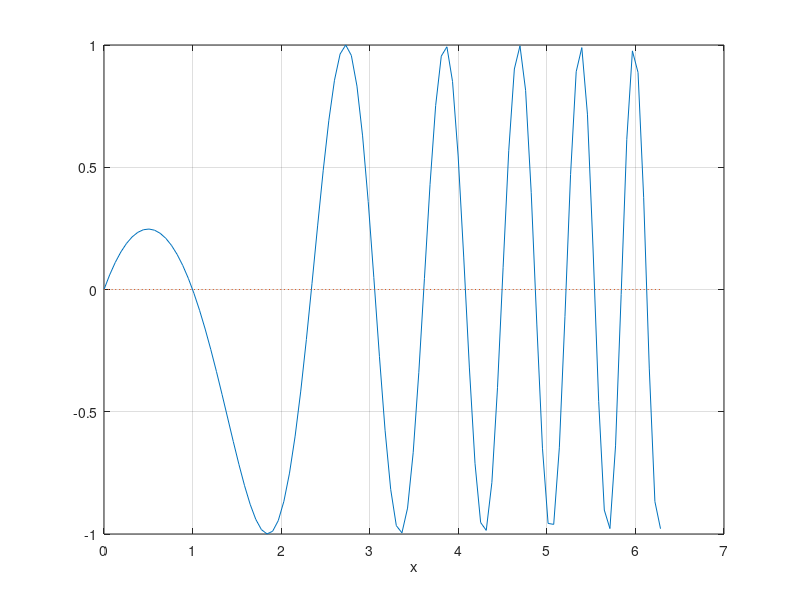

Source code (MATLAB): (Note: this script raises an error after producing the figure.)
a=0; b=2*pi;
m=100; x=linspace(a,b,m);
f='sin(x.*(1-x))';
plot(x,eval(f),x,0*x,':'); 
grid on 
xlabel('x');

z=ginput(1);
[zr,fr]=fzero(f,z(1))
hold on 
plot(zr,fr,'r*', z(1), z(2),'g*')
hold off

syms x

Eq = sin(x*(1-x))
a = solve(Eq)